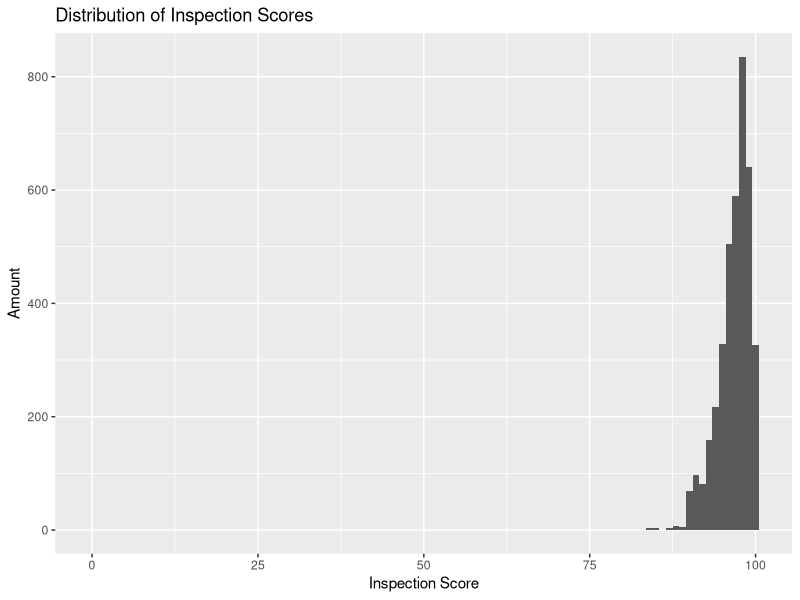
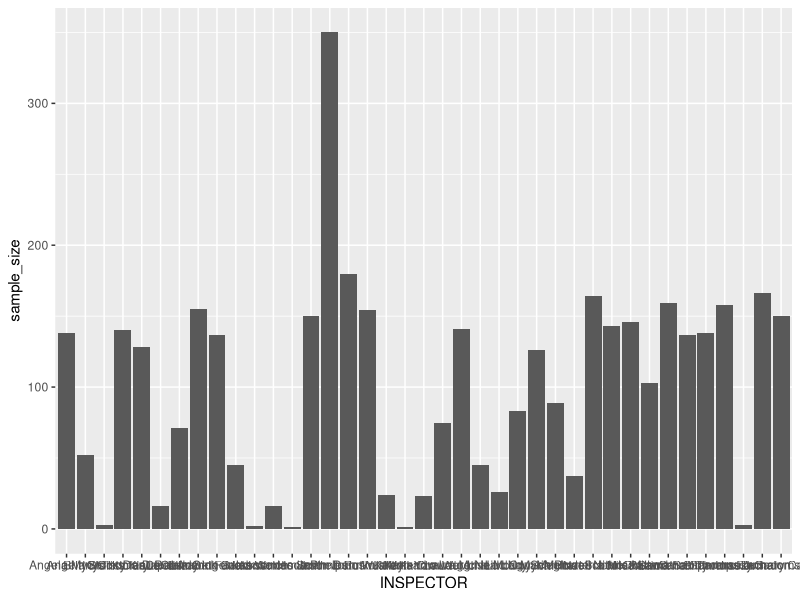
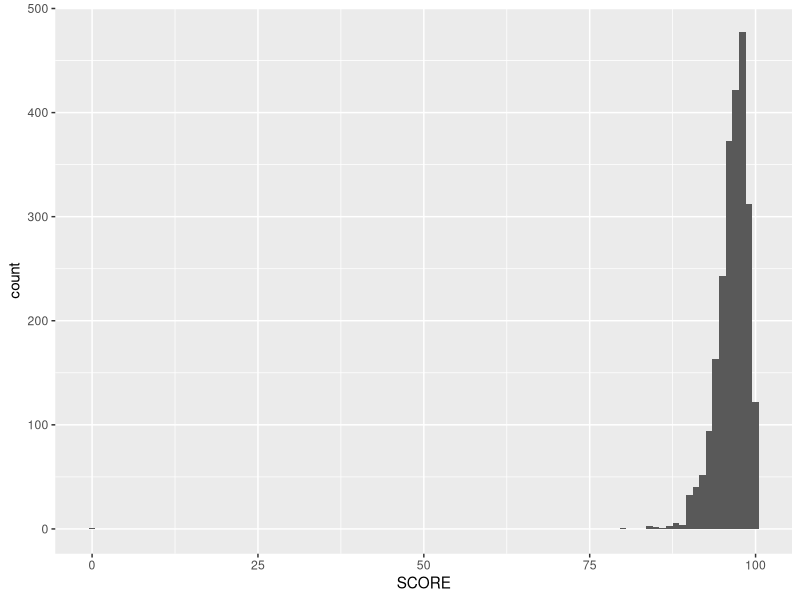

Here is the R script that generated these plots, in order:
## ---- chunk 1
library(tidyverse)
library(lubridate)

## ---- chunk 2
data = read_csv(here::here("restaurant_inspections.csv"))
## ---- chunk 3
head(data)
## ---- chunk 4
ggplot(data, aes(x=SCORE)) +
  geom_histogram(binwidth=1) +
  labs(title= "Distribution of Inspection Scores" ,
     y = "Amount" ,
     x = "Inspection Score")
## ---- chunk 5
data = data |>
  mutate(DATE_ = as.Date(DATE_)) |>
  mutate(DATE_ = format(DATE_, "%Y")) 

average_scores_by_year = data |>
  group_by(DATE_) |>
  summarize(mean_score = mean(SCORE)) |>
  ungroup()

print(average_scores_by_year, n = 1000)
## ---- chunk 6
data = data |>
  mutate(CITY = str_to_upper(CITY)) |>
  mutate(CITY = recode(CITY,
                       "HOLLY SPRINGS" = "HOLLY SPRINGS",
                       "HOLLY SPRING" = "HOLLY SPRINGS",
                       "FUQUAY VARINA" = "FUQUAY VARINA",
                       "FUQUAY-VARINA" = "FUQUAY VARINA", 
                       "MORRISVILLE" = "MORRISVILLE", 
                       "MORRISVILE" = "MORRISVILLE")) 
average_scores_by_city = data |>
  group_by(CITY) |>
  summarize(mean_score = mean(SCORE)) |>
  ungroup()

print(average_scores_by_city, n=1000)

## ---- chunk 7
average_scores_by_inspector = data |>
  group_by(INSPECTOR) |>
  summarize(mean_score = mean(SCORE)) |>
  ungroup()
  
print(average_scores_by_inspector, n=1000)

## ---- chunk 8
average_scores_by_inspector = data |>
  group_by(INSPECTOR) |>
  summarize(
    mean_score = mean(SCORE),
    sample_size = n()
  ) |>
  ungroup()

print(average_scores_by_inspector, n=1000)
## ---- chunk 9
ggplot(average_scores_by_inspector, aes(x = INSPECTOR, y = sample_size)) +
  geom_col()
## ---- chunk 10
average_scores_by_facility = data  |>
  group_by(FACILITYTYPE) |>
  summarize(mean_score = mean(SCORE)) |>
  ungroup()

print(average_scores_by_facility)
## ---- chunk 11

restaurants_data = data |>
  filter(FACILITYTYPE == "Restaurant")

ggplot(restaurants_data, aes(x=SCORE)) +
  geom_histogram(binwidth=1) 
labs(title= "Distribution of Inspection Scores" ,
     y = "Amount" ,
     x = "Inspection Score")
## ---- chunk 12
restaurants_data = restaurants_data |>
  filter(FACILITYTYPE == "Restaurant") 
  
average_scores_by_year = restaurants_data |>
  group_by(DATE_) |>
  summarize(mean_score = mean(SCORE)) |>
  ungroup()

print(average_scores_by_year, n = 1000)
## ---- chunk 13

average_scores_by_city_restaurants = restaurants_data |>
  mutate(CITY = str_to_upper(CITY)) |>
  mutate(CITY = recode(CITY,
                       "HOLLY SPRINGS" = "HOLLY SPRINGS",
                       "HOLLY SPRING" = "HOLLY SPRINGS",
                       "FUQUAY VARINA" = "FUQUAY VARINA",
                       "FUQUAY-VARINA" = "FUQUAY VARINA", 
                       "MORRISVILLE" = "MORRISVILLE", 
                       "MORRISVILE" = "MORRISVILLE")) 

average_scores_by_city_restaurants = restaurants_data |>
  group_by(CITY) |>
  summarize(mean_score = mean(SCORE)) |>
  ungroup()

print(average_scores_by_city_restaurants, n=1000)
## ---- chunk 14

average_scores_by_inspector_restaurants = restaurants_data |>
  group_by(INSPECTOR) |>
  summarize(mean_score = mean(SCORE)) |>
  ungroup()
  
print(average_scores_by_inspector_restaurants, n=1000)
## ---- chunk 15

average_scores_by_inspector_restaurants = restaurants_data |>
  group_by(INSPECTOR) |>
  summarize(
    mean_score = mean(SCORE),
    sample_size = n()
  ) |>
  ungroup()

print(average_scores_by_inspector_restaurants, n=1000)
